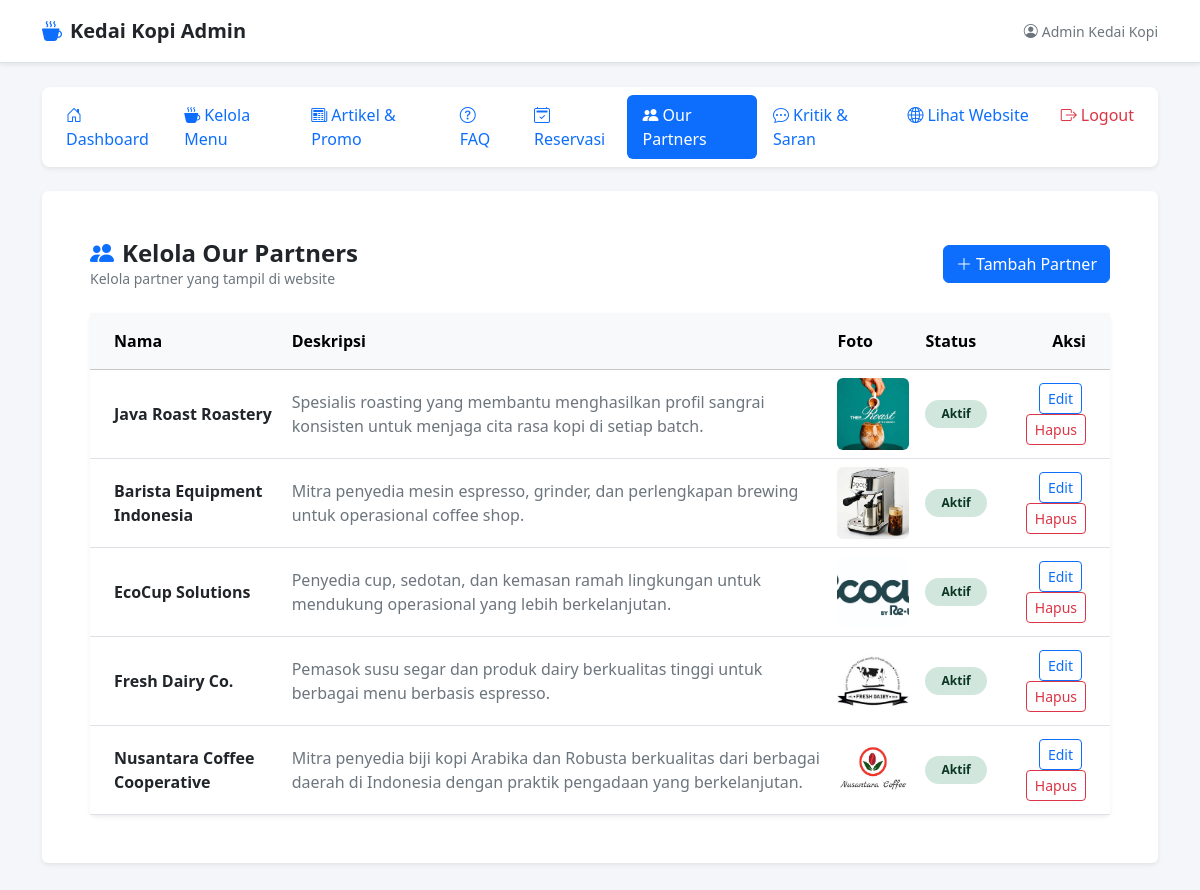
The page /dist/login/dashboard.php?page=partners (signed in) on the database its author committed.
### tables this page shows
CREATE TABLE IF NOT EXISTS `partners` (
  `id` INT NOT NULL AUTO_INCREMENT,
  `nama` VARCHAR(100) NOT NULL,
  `deskripsi` TEXT DEFAULT NULL,
  `foto` VARCHAR(255) DEFAULT NULL,
  `status` ENUM('aktif','nonaktif') NOT NULL DEFAULT 'aktif',
  `created_at` DATETIME DEFAULT CURRENT_TIMESTAMP,
  `updated_at` DATETIME DEFAULT CURRENT_TIMESTAMP ON UPDATE CURRENT_TIMESTAMP,
  PRIMARY KEY (`id`)
);

### dist/login/partners/list.php (the view, shortened to what this page needs)
<?php
$partners = [];
$dbError = '';
$createTableQuery = "CREATE TABLE IF NOT EXISTS `partners` (
    `id` INT AUTO_INCREMENT PRIMARY KEY,
    `nama` VARCHAR(100) NOT NULL,
    `deskripsi` TEXT NULL,
    `foto` VARCHAR(255) NULL,
    `status` ENUM('aktif','nonaktif') NOT NULL DEFAULT 'aktif',
    `created_at` DATETIME DEFAULT CURRENT_TIMESTAMP,
    `updated_at` DATETIME DEFAULT CURRENT_TIMESTAMP ON UPDATE CURRENT_TIMESTAMP
) ENGINE=InnoDB DEFAULT CHARSET=utf8mb4 COLLATE=utf8mb4_general_ci;";
if ($conn->query($createTableQuery)) {
    $result = $conn->query("SELECT * FROM `partners` ORDER BY `id` DESC");
    if ($result) {
        while ($row = $result->fetch_assoc()) {
            $partners[] = $row;
        }
    } else {
        $dbError = 'Gagal mengambil data partners: ' . $conn->error;
    }
} else {
    $dbError = 'Gagal menyiapkan tabel partners: ' . $conn->error;
    $tableExists = false;
}
?>
<div class="d-flex justify-content-between align-items-center mb-4 flex-wrap gap-2">
    <div>
        <h2 class="h4 mb-0 fw-bold text-dark"><i class="bi bi-people-fill me-2 text-primary"></i>Kelola Our Partners</h2>
        <p class="text-secondary small mb-0">Kelola partner yang tampil di website</p>
    </div>
    <a href="dashboard.php?page=partners_create" class="btn btn-primary">
        <i class="bi bi-plus-lg me-1"></i>Tambah Partner
    </a>
</div>
<?php if ($dbError !== ''): ?>
    <div class="alert alert-danger" role="alert">
        <i class="bi bi-exclamation-octagon-fill me-2"></i><?= htmlspecialchars($dbError) ?>
    </div>
<?php else: ?>
    <div class="card border-0 shadow-sm bg-white">
        <div class="card-body p-0">
            <div class="table-responsive">
                <table class="table table-hover align-middle mb-0" style="min-width: 800px;">
                    <thead class="table-light">
                        <tr>
                            <th class="ps-4 py-3">Nama</th>
                            <th class="py-3">Deskripsi</th>
                            <th class="py-3">Foto</th>
                            <th class="py-3">Status</th>
                            <th class="pe-4 py-3 text-end">Aksi</th>
                        </tr>
                    </thead>
                    <tbody>
                        <?php if (count($partners) === 0): ?>
                            <tr>
                                <td colspan="5" class="text-center py-5 text-secondary">Belum ada partner yang ditambahkan.</td>
                            </tr>
                        <?php else: ?>
                            <?php foreach ($partners as $partner): ?>
                                <tr>
                                    <td class="ps-4 fw-bold text-dark"><?= htmlspecialchars($partner['nama']) ?></td>
                                    <td class="text-secondary"><?= htmlspecialchars($partner['deskripsi']) ?></td>
                                    <td>
                                        <?php if (!empty($partner['foto'])): ?>
                                            <img src="../../<?= htmlspecialchars($partner['foto']) ?>" alt="Foto <?= htmlspecialchars($partner['nama']) ?>" class="rounded" style="width: 72px; height: 72px; object-fit: cover;">
                                        <?php else: ?>
                                            <span class="text-muted">-</span>
                                        <?php endif; ?>
                                    </td>
                                    <td>
                                        <?php if ($partner['status'] === 'aktif'): ?>
                                            <span class="badge bg-success-subtle text-success-emphasis rounded-pill px-3 py-2 small">Aktif</span>
                                        <?php else: ?>
                                            <span class="badge bg-secondary-subtle text-secondary-emphasis rounded-pill px-3 py-2 small">Nonaktif</span>
                                        <?php endif; ?>
                                    </td>
                                    <td class="pe-4 text-end">
                                        <a href="dashboard.php?page=partners_edit&id=<?= $partner['id'] ?>" class="btn btn-outline-primary btn-sm me-1">Edit</a>
                                        <a href="dashboard.php?page=partners_delete&id=<?= $partner['id'] ?>" class="btn btn-outline-danger btn-sm">Hapus</a>
                                    </td>
                                </tr>
                            <?php endforeach; ?>
                        <?php endif; ?>
                    </tbody>
                </table>
            </div>
        </div>
    </div>
<?php endif; ?>

### dist/login/dashboard.php (style rules this page uses)
body { background-color: #f4f6f9; }

### rows shown on the page
partners: nama "Java Roast Roastery", deskripsi "Spesialis roasting yang membantu menghasilkan profil sangrai konsisten untuk menjaga cita rasa kopi di setiap batch.", foto (picture), status "Aktif"
partners: nama "Barista Equipment Indonesia", deskripsi "Mitra penyedia mesin espresso, grinder, dan perlengkapan brewing untuk operasional coffee shop.", foto (picture), status "Aktif"
partners: nama "EcoCup Solutions", deskripsi "Penyedia cup, sedotan, dan kemasan ramah lingkungan untuk mendukung operasional yang lebih berkelanjutan.", foto (picture), status "Aktif"
partners: nama "Fresh Dairy Co.", deskripsi "Pemasok susu segar dan produk dairy berkualitas tinggi untuk berbagai menu berbasis espresso.", foto (picture), status "Aktif"
partners: nama "Nusantara Coffee Cooperative", deskripsi "Mitra penyedia biji kopi Arabika dan Robusta berkualitas dari berbagai daerah di Indonesia dengan praktik pengadaan yang berkelanjutan.", foto (picture), status "Aktif"

### other values the page prints
$userName "Admin Kedai Kopi"
